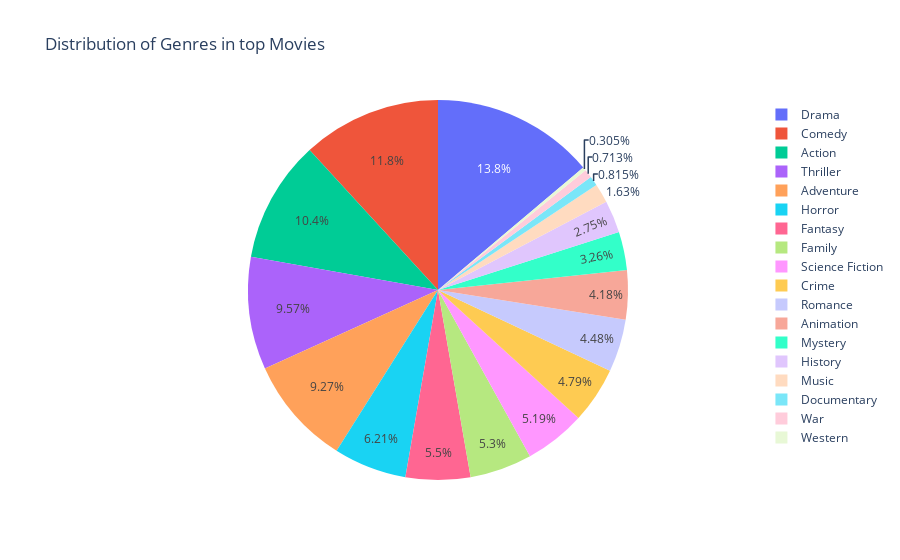

Notebook code for this chart:
### Code cell
# Neither does this one, since movies have multiple genres. Hence, this distribution is not too useful
fig = px.pie(genres_df, values='Number of Movies', names='Genre', title='Distribution of Genres in top Movies')
fig.show()

### Figure 1 — Plotly figure (JSON) as saved in the notebook; plotly's stock layout.template omitted (floating-point values rounded to 4 significant figures)
{"data": [{"domain": {"x": [0, 1], "y": [0, 1]}, "hovertemplate": "Genre=%{label}<br>Number of Movies=%{value}<extra></extra>", "labels": ["Documentary", "Western", "Drama", "Mystery", "Horror", "History", "Romance", "War", "Crime", "Thriller", "Comedy", "Music", "Family", "Animation", "Fantasy", "Action", "Adventure", "Science Fiction"], "legendgroup": "", "name": "", "showlegend": true, "type": "pie", "values": [8, 3, 136, 32, 61, 27, 44, 7, 47, 94, 116, 16, 52, 41, 54, 102, 91, 51]}], "layout": {"legend": {"tracegroupgap": 0}, "title": {"text": "Distribution of Genres in top Movies"}}}
